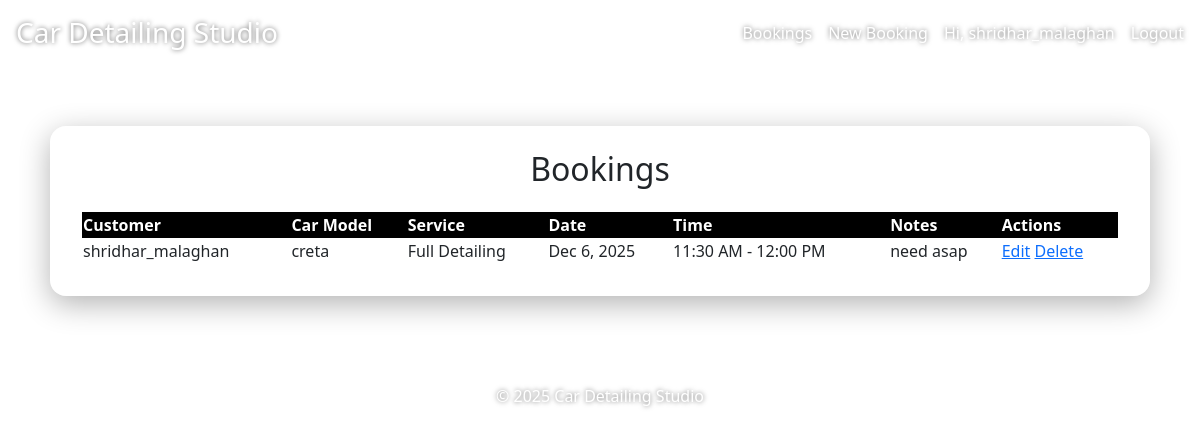
/bookings/ (signed in), run on an earlier commit of the app's database.
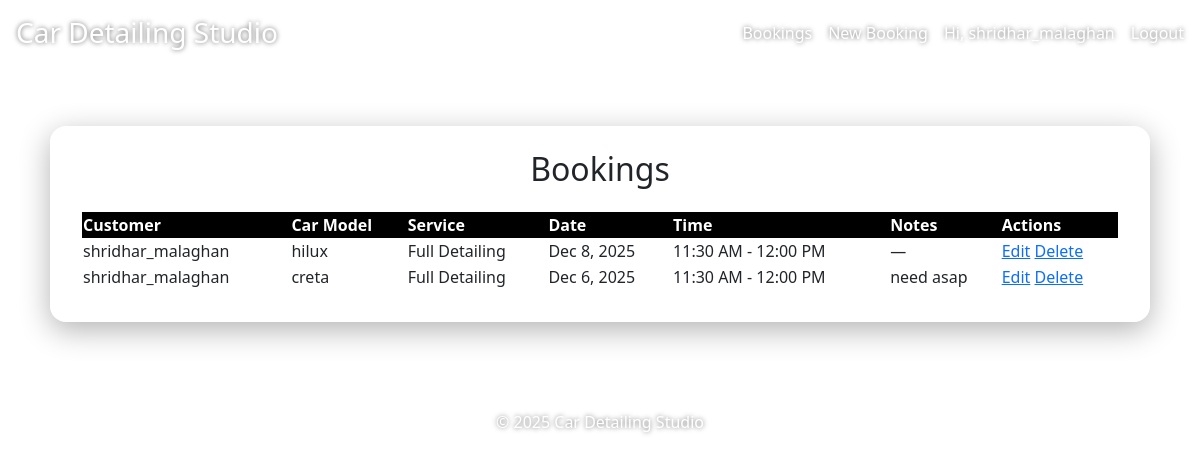
And on a later commit of the database.
### bookings/models.py (models this page shows, shortened)
class Booking(models.Model):
    SERVICE_CHOICES = [
        ("Interior Detailing", "Interior Detailing"),
        ("Exterior Detailing", "Exterior Detailing"),
        ("Full Detailing", "Full Detailing"),
        ("Ceramic Coating", "Ceramic Coating"),
    ]
    user = models.ForeignKey(User, on_delete=models.CASCADE)
    customer_name = models.CharField(max_length=255)
    email = models.EmailField()
    phone = models.CharField(max_length=20)
    car_model = models.CharField(max_length=255)
    service_type = models.CharField(max_length=50, choices=SERVICE_CHOICES)
    preferred_date = models.DateField()
    preferred_time_slot = models.ForeignKey(TimeSlot, on_delete=models.PROTECT)
    notes = models.TextField(blank=True, default="")
    created_at = models.DateTimeField(auto_now_add=True)

class TimeSlot(models.Model):
    start_time = models.TimeField()
    end_time = models.TimeField()
    slot = models.CharField(max_length=20, unique=True)
    def __str__(self):
        return f"{self.start_time.strftime('%I:%M %p')} - {self.end_time.strftime('%I:%M %p')}"

### bookings/views.py (the view)
# urls.py: path("", views.booking_list, name="booking_list"),
@login_required
@require_GET
def booking_list(request):
    if request.user.is_staff or request.user.is_superuser:
        bookings = Booking.objects.all().order_by(
            "-preferred_date", "-preferred_time_slot__start_time"
        )
    else:
        bookings = Booking.objects.filter(user=request.user).order_by(
            "-preferred_date",
            "-preferred_time_slot__start_time",
        )
    return render(request, "bookings/booking_list.html", {"bookings": bookings})

### bookings/templates/bookings/booking_list.html
{% extends "bookings/base.html" %}
{% block content %}
<div class="booking-list-container">
    <h2 class="booking-list-title">Bookings</h2>
    {% if bookings %}
        <table class="booking-table">
            <thead>
                <tr>
                    <th>Customer</th>
                    <th>Car Model</th>
                    <th>Service</th>
                    <th>Date</th>
                    <th>Time</th>
                    <th>Notes</th>
                    <th>Actions</th>
                </tr>
            </thead>
            <tbody>
                {% for booking in bookings %}
                    <tr>
                        <td>{{ booking.customer_name }}</td>
                        <td>{{ booking.car_model }}</td>
                        <td>{{ booking.service_type }}</td>
                        <td>{{ booking.preferred_date|date:"M j, Y" }}</td>
                        <td>{{ booking.preferred_time_slot }}</td>
                        <td class="notes-cell">
                            {{ booking.notes|default:"—" }}
                        </td>
                        <td class="actions-cell">
                            <a href="{% url 'edit_booking' booking.id %}"
                               class="action-link action-edit">Edit</a>
                            <a href="{% url 'delete_booking' booking.id %}"
                               class="action-link action-delete">Delete</a>
                        </td>
                    </tr>
                {% endfor %}
            </tbody>
        </table>
    {% else %}
        <p class="text-center text-light mt-3 mb-0">
            No bookings yet.
        </p>
    {% endif %}
</div>
{% endblock %}

What changed in the data, as far as the page shows it:
added Booking: customer_name "shridhar_malaghan", car_model "hilux", service_type "Full Detailing", preferred_date "Dec 8, 2025", preferred_time_slot "11:30 AM - 12:00 PM", notes "—"
